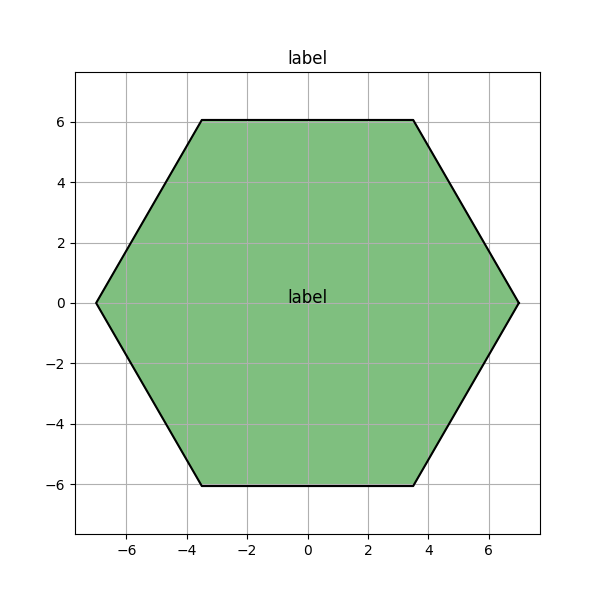

The script that drew this image:
from abc import ABC, abstractmethod
import math
import matplotlib.pyplot as plt

class GeometricFigure(ABC):
    """Abstract base class for geometric figures."""
    
    def __init__(self, color):
        """
        Initialize a geometric figure with a color.
        Args:
            color (str): Color name
        """
        self.color = FigureColor(color)

    @abstractmethod
    def area(self):
        """Calculate the area of the figure."""
        pass

class FigureColor:
    """Class for storing the color of a geometric figure."""
    def __init__(self, color):
        """Initialize with a color string."""
        self._color = color

    @property
    def color(self):
        """Get the color of the figure."""
        return self._color

    @color.setter
    def color(self, value):
        """Set the color of the figure."""
        self._color = value

class RegularPolygon(GeometricFigure):
    """Class representing a regular n-sided polygon."""
    figure_name = "Regular n-gon"

    def __init__(self, n, a, color):
        """
        Initialize a regular polygon.
        Args:
            n (int): Number of sides
            a (float): Side length
            color (str): Color name
        """
        
        super().__init__(color)
        self.n = n
        self.a = a

    def area(self):
        """Calculate the area of the regular polygon."""
        # Formula for the area of a regular n-sided polygon with side length a
        return (self.n * self.a ** 2) / (4 * math.tan(math.pi / self.n))

    def info(self):
        """Return a string with the main parameters, color, and area of the polygon."""
        return "Figure: {0}, n: {1}, side: {2}, color: {3}, area: {4:.2f}".format(
            self.figure_name, self.n, self.a, self.color.color, self.area()
        )

    @classmethod
    def name(cls):
        """Return the name of the figure."""
        return cls.figure_name

    def plot(self, label, filename=None):
        """
        Draw and fill the polygon with the specified color and label.
        Args:
            label (str): Text label for the figure
            filename (str, optional): If provided, save the figure to this file
        """
        # Calculate vertex coordinates
        angles = [2 * math.pi * i / self.n for i in range(self.n)]
        x = [self.a * math.cos(angle) for angle in angles]
        y = [self.a * math.sin(angle) for angle in angles]
        x.append(x[0])
        y.append(y[0])
        plt.figure(figsize=(6, 6))
        plt.fill(x, y, color=self.color.color, alpha=0.5)
        plt.plot(x, y, color='black')
        plt.title(label)
        plt.axis('equal')
        plt.grid(True)
        plt.annotate(label, xy=(0, 0), ha='center', fontsize=12, color='black')
        if filename:
            plt.savefig(filename)
        plt.show()
